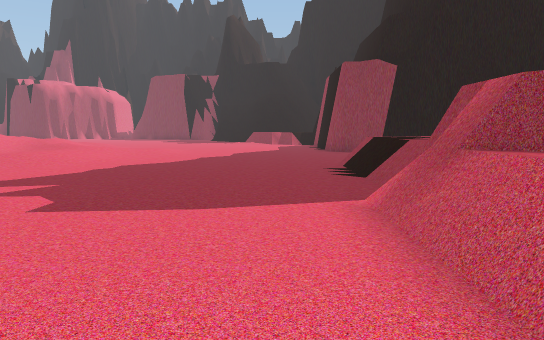
view 1 (above)

24 first-person views from a walk through a scene from a Unity 3-D project. The camera is 1.5 m above the floor, tilts 6° down and sees 70° across. The floor is counted in squares, 2 m on a side. Each view is taken from the middle of a square. On the plan, view 1 faces up. The plan holds only what a view shows up to about 12 squares ahead; the rest is blank. The place goes on beyond the plan.

view 2
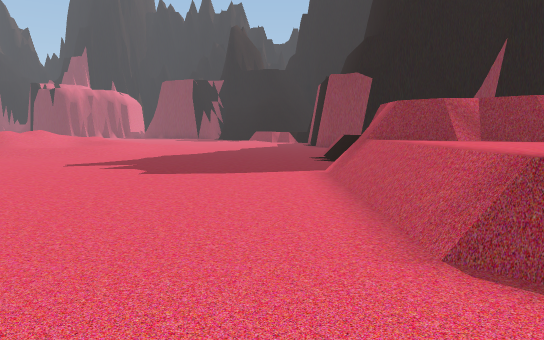

view 3
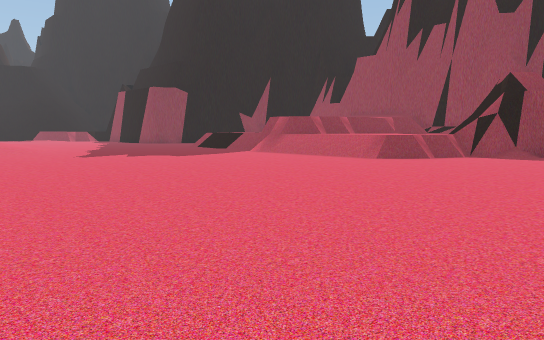

view 4
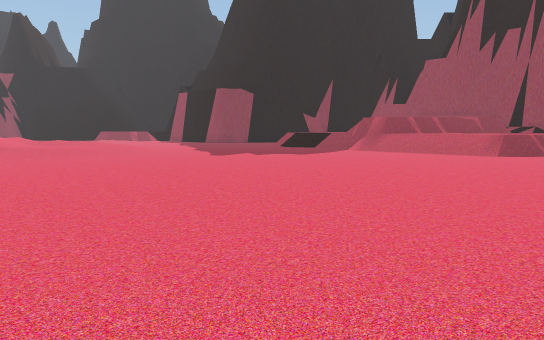

view 5
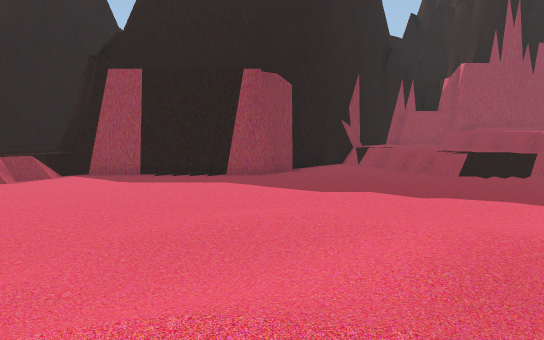

view 6
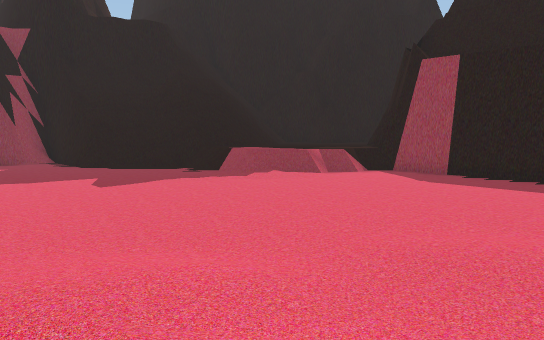

view 7
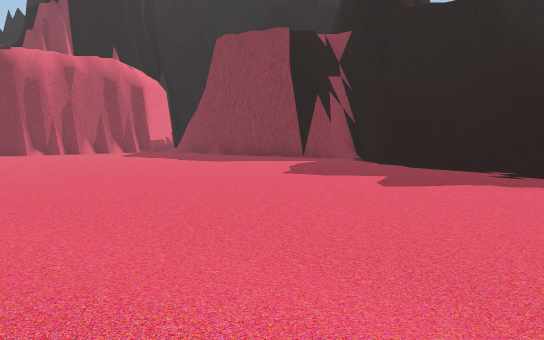

view 8
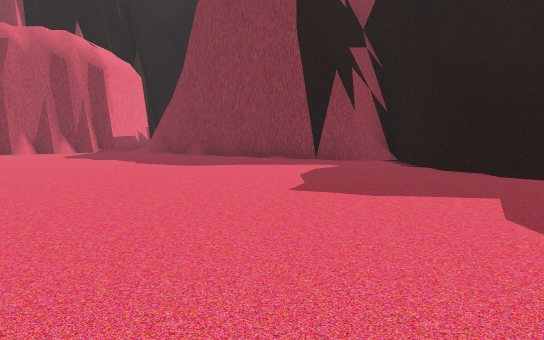

view 9
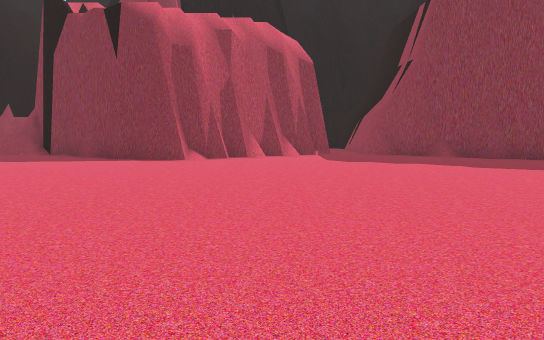

view 10
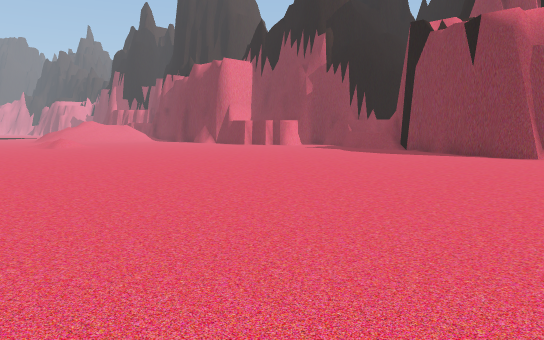

view 11
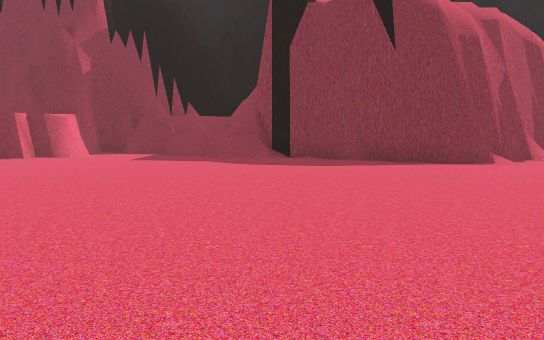

view 12
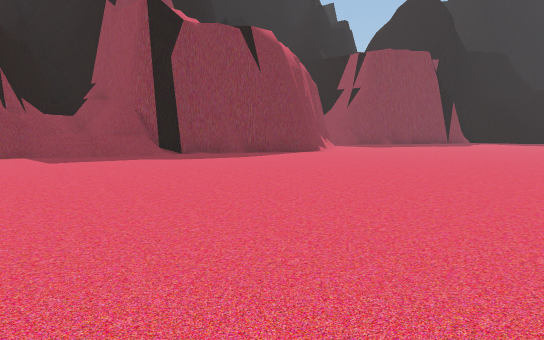

view 13
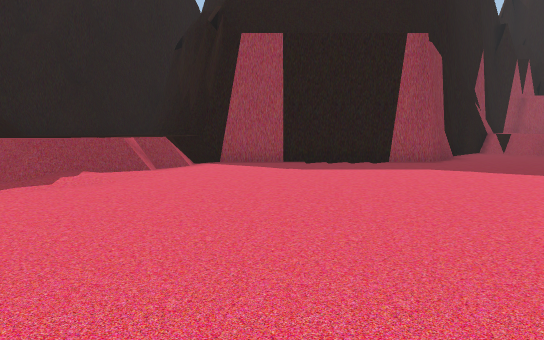

view 14
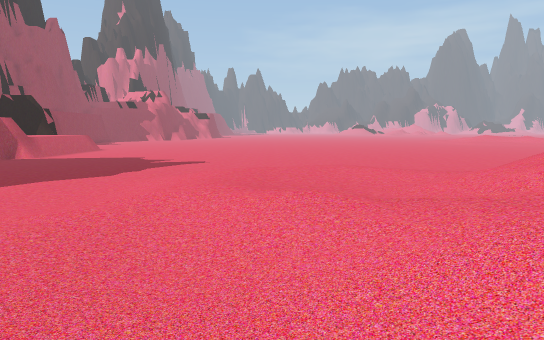

view 15
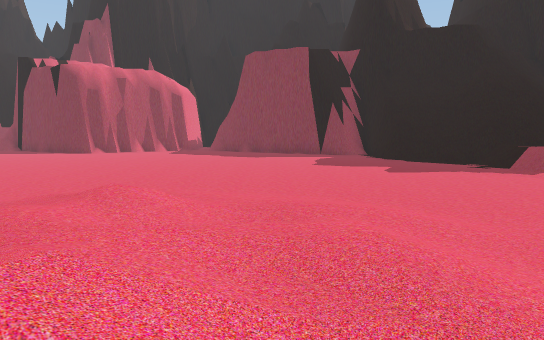

view 16
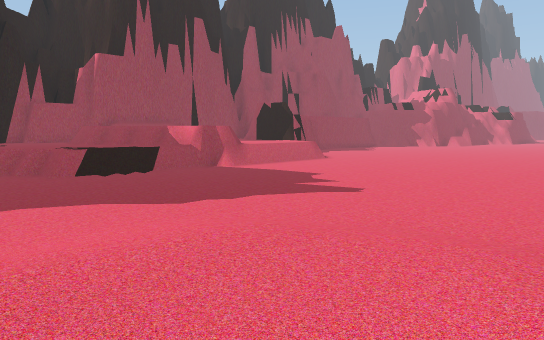

view 17
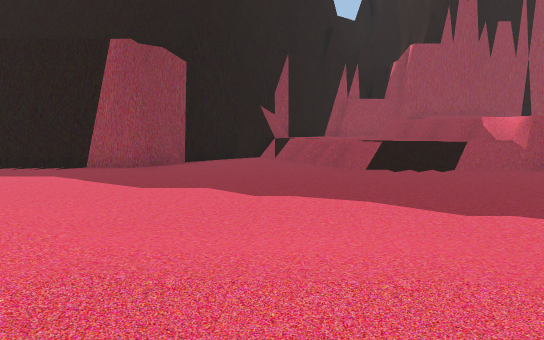

view 18
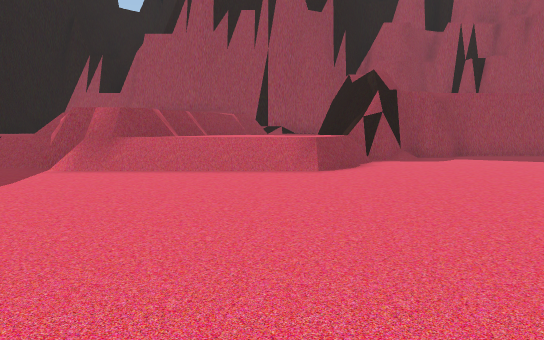

view 19
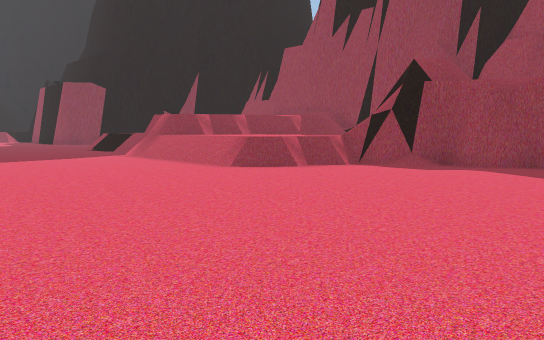

view 20
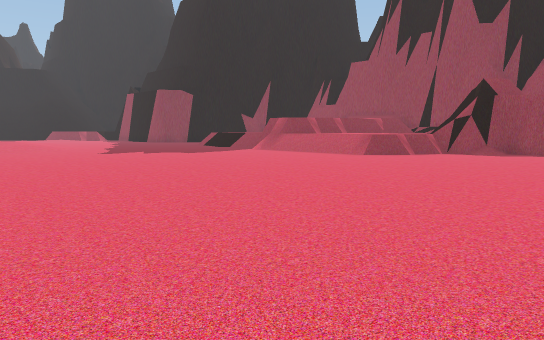

view 21
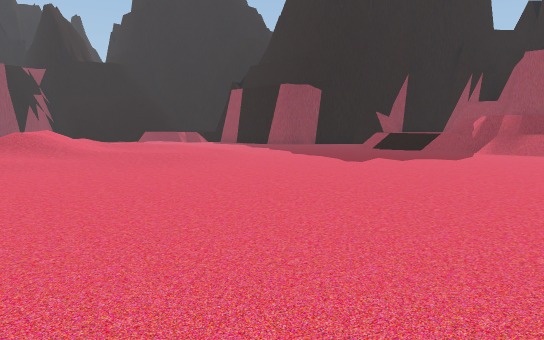

view 22
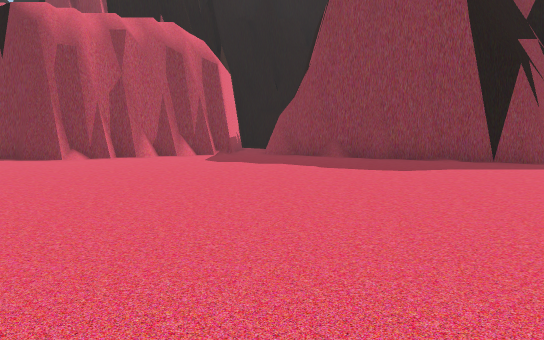

view 23
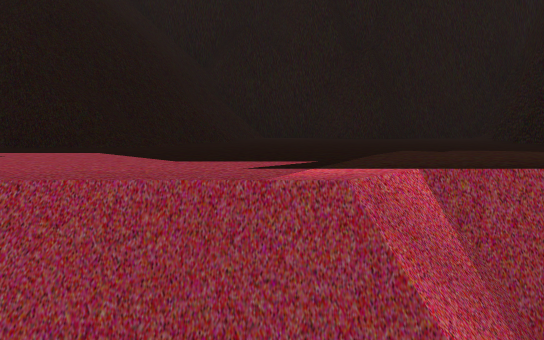

view 24
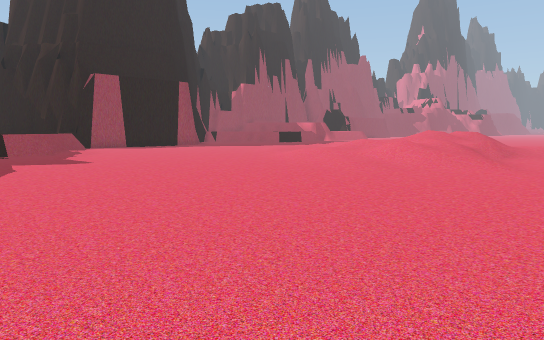

### Floor plan
Key: @ floor where view 1 was taken; # wall or solid block; . main floor; : floor 0.25 m higher than the main floor; + floor 0.5 m higher than the main floor; * floor 1 m higher than the main floor; / step, stairs or slope; = window, fence, low wall or low ledge; ^ raised ledge.
Columns run from 28 left of view 1 to 5 right of it. Each row starts with its distance up from view 1.
 31 ##...=####    ##.##
 30 #........## ###...###
 29  .........###.......###
 28  .....................###
 27   ......................#
 26   ......................##
 25   ......................###
 24   ........................##   ###
 23  ..........................####^^#
 22  ..........................^^^^^^^
 21  ......................../.^^^^^^^
 20  .........................//^^^^##
 19  .........................../^^#
 18       ........................#
 17            ........:..........#
 16                .//////........#
 15                 .//////.......#
 14                 ./*///..:.....##
 13                 .//////.:......##
 12                 .////////.......##
 11                 .////////........#
 10                  ////::/........==
  9                   ///:+/.......=#^
  8                  .../+//......=^^^
  7                  ...//........^^^^
  6                  .............^^^#
  5                 ..............###
  4                ..............###
  3                ..............###
  2                 .............=^##
  1                 .............=^^^#
  0                 ............@=^^^^
 -1                  .............^^^^
 -2                  ..............^##
 -3                  ...............##
 -4                  ................#
 -5                    ..............#
 -6                    ..............#
 -7                    .... ....    .#

Positions as (right, up) in squares from view 1, and headings:
1: (0, 0), facing up
2: (0, -3), facing up
3: (-8, -6), facing up-right
4: (-11, -4), facing up-right
5: (-9, 13), facing right
6: (-8, 13), facing up-right
7: (-7, 14), facing up
8: (-7, 18), facing up
9: (-14, 19), facing up
10: (-14, 17), facing up-left
11: (-21, 20), facing up
12: (-27, 20), facing up-right
13: (-7, 17), facing right
14: (-6, 15), facing down
15: (-8, 11), facing up
16: (-8, 11), facing down-right
17: (-7, 10), facing right
18: (-6, 0), facing right
19: (-4, -7), facing up-right
20: (-9, -7), facing up-right
21: (-12, 0), facing up-right
22: (-11, 19), facing up
23: (-1, 19), facing up-right
24: (-14, 24), facing down-right
